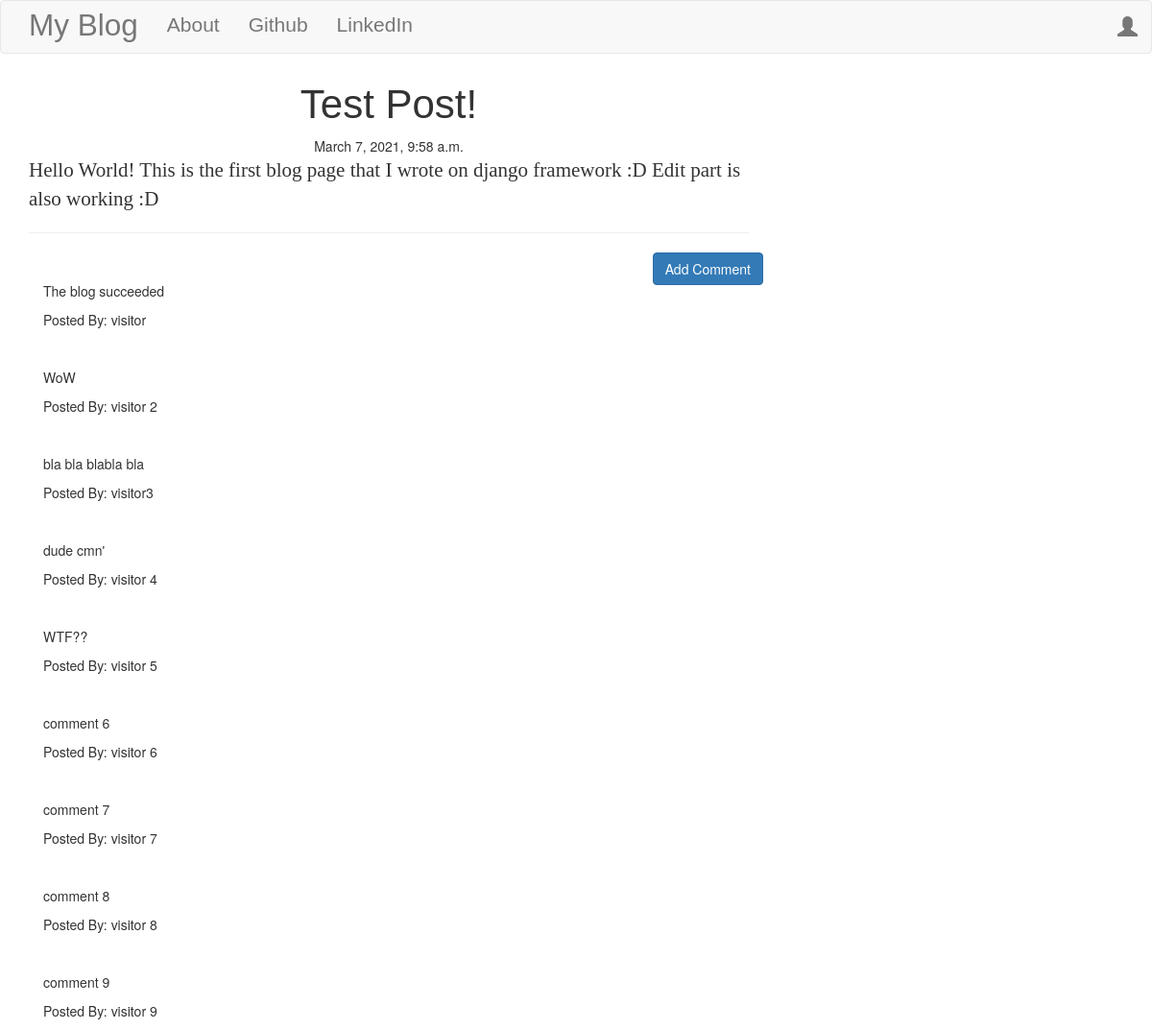
Screenshot of /post/3 with the database file from the repository.
### blog/models.py (models this page shows, shortened)
class Post(models.Model):
    author = models.ForeignKey('auth.User', on_delete=models.PROTECT)
    title = models.CharField(max_length=100)
    text = models.TextField()
    create_date = models.DateTimeField(default=timezone.now)
    published_date = models.DateTimeField(blank=True, null=True)

class Comment(models.Model):
    post = models.ForeignKey('blog.Post', related_name='comments', on_delete=models.PROTECT)
    author = models.CharField(max_length=200)
    text = models.TextField()
    create_date = models.DateTimeField(default=timezone.now)
    approved_comment = models.BooleanField(default=False)

### blog/views.py (the view)
# urls.py: url(r'^post/(?P<pk>\d+)$', views.PostDetailView.as_view(), name='post_detail'),
class PostDetailView(DetailView):
    model = Post

### blog/templates/blog/post_detail.html (shortened to what this page needs)
{% extends 'blog/base.html' %}
    {% block content %}
        <h1 class="posttitle loader">{{ post.title }}</h1>
        {% if post.published_date %}
            <div class="date postdate">
            {{ post.published_date }}
            </div>
        {% else %}
            <a class="btn btn-default" href="{% url 'post_publish' pk=post.pk %}">Publish</a>
        {% endif %}
        <p class="postcontent">{{ post.text|safe|linebreaksbr }}</p>
        <hr>
        <a class="btn btn-primary btn-comment" href="{% url 'add_comment_to_post' pk=post.pk %}">Add Comment</a>
        <div class="container">
            {% for comment in post.comments.all %}
                <br>
                    {% if user.is_authenticated or comment.approved_comment %}
                        <p>{{ comment.text|safe|linebreaks }}</p>
                        <p>Posted By: {{ comment.author }}</p>
                    {% endif %}
                {% empty %}
                    <p>No Comments</p>
            {% endfor %}
        </div>
    {% endblock %}

### blog/templates/blog/base.html (shortened to what this page needs)
<!DOCTYPE html>
{% load static %}
<html lang="en">
<head>
<link rel="stylesheet" href="https://maxcdn.bootstrapcdn.com/bootstrap/3.3.7/css/bootstrap.min.css">
<link rel="stylesheets" href="//cdn.jsdelivr.net/medium-editor/latest/css/medium-editor.min.css" type="text/css" media="screen" charset="utf-8">
 <link rel="stylesheet" href="{% static 'css/blog.css' %}">
</head>
<body class="loader">
  <nav class="navbar navbar-default techfont custom-navbar">
    <div class="container">
      <ul class="nav navbar-nav">
        <li><a class='navbar-brand bigbrand' href="{% url 'post_list' %}">My Blog</a></li>
        <li><a href="{% url 'about'%}">About</a></li>
        <li><a href="https://www.github.com">Github</a></li>
        <li><a href="https://www.linkedin.com">LinkedIn</a></li>
      </ul>
      <ul class="nav navbar-nav navbar-right">
        {% if user.is_authenticated %}
        <li>
          <a href="{% url 'post_new' %}">New Post</a>
        </li>
        <li>
          <a href="{% url 'post_draft_list' %}">Drafts</a>
        </li>
        <li>
          <a href="{% url 'logout' %}" >Log Out</a>
        </li>
        <li>
          <a >Welcome: {{ user.username }}</a>
        </li>
          {% else %}
          <li><a class='nav navbar-right' href="{% url 'login' %}" ><span class="glyphicon glyphicon-user"></span></a></li>
        {% endif %}
      </ul>
  </div>
</nav>
        <div class="content container">
            <div class="row">
                <div class="col-md-8">
                  <div class="blog_posts">
                    {% block content %}
                    {% endblock %}
                  </div>
                </div>
            </div>
        </div>
</body>
</html>

### blog/static/css/blog.css (style rules this page uses)
.techfont { font-family: 'Russo One', sans-serif; font-size: 1.5em; margin-bottom: 10px; }
.postdate { text-align: center; }
.posttitle { font-family: 'Russo One', sans-serif; font-size: 3em; text-align: center; }
.postcontent { font-family: 'Montserrat'; font-size: 1.5em; }
.btn-comment { position: absolute; right: 0px; }
.bigbrand { font-size: 1.5em; }
.loader { filter:hue-rotate(0deg); color: linear-gradient(45deg,#0f8,#08f); animation:hue 1000ms infinite linear; }

### rows the page displays
Post: title "Test Post!", published_date "March 7, 2021, 9:58 a.m.", text "Hello World! This is the first blog page that I wrote on django framework :D Edit part is also working :D"
Comment: text "The blog succeeded", author "visitor"
Comment: text "WoW", author "visitor 2"
Comment: text "bla bla blabla bla", author "visitor3"
Comment: text "dude cmn'", author "visitor 4"
Comment: text "WTF??", author "visitor 5"
Comment: text "comment 6", author "visitor 6"
Comment: text "comment 7", author "visitor 7"
Comment: text "comment 8", author "visitor 8"
Comment: text "comment 9", author "visitor 9"
